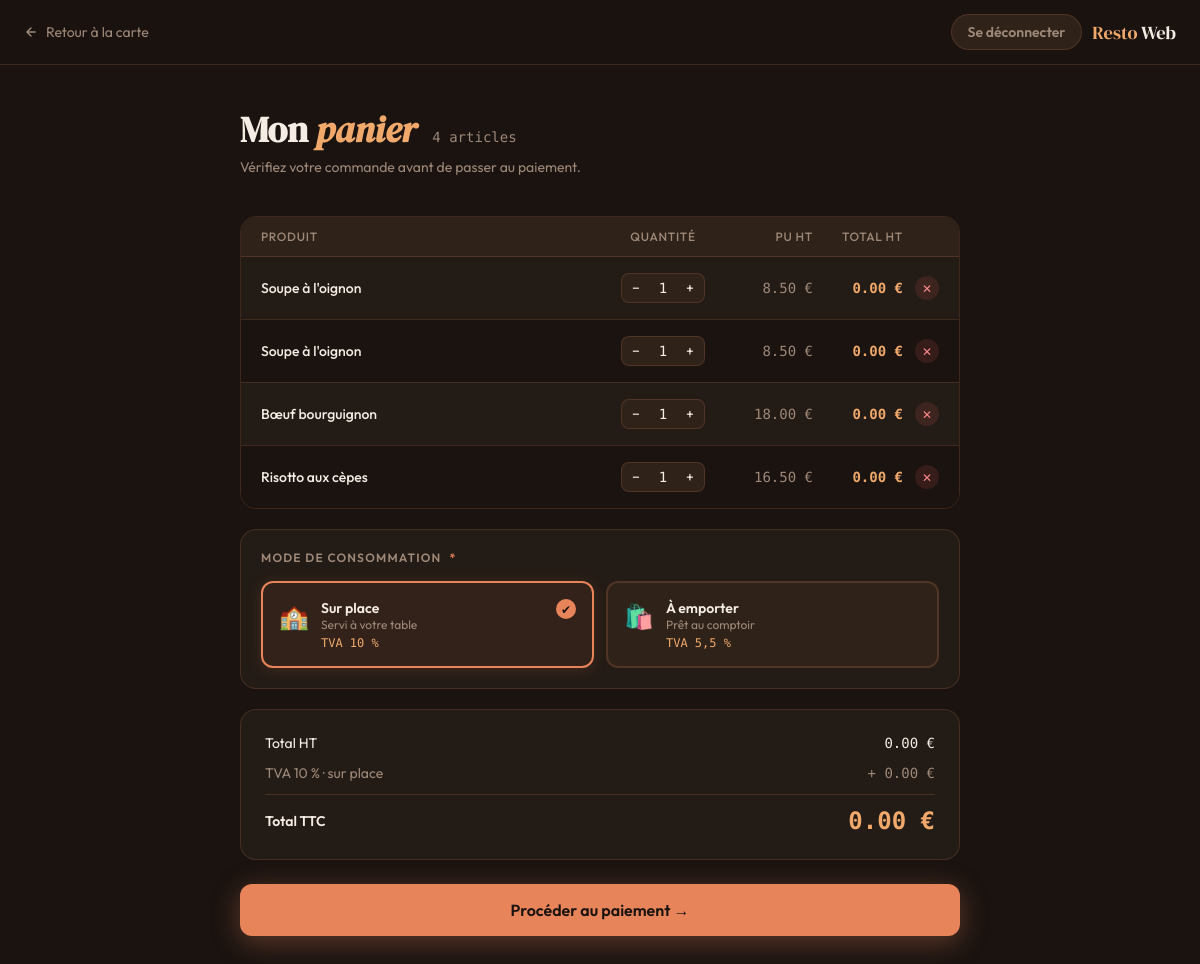
The app's page /site/panier.php (signed in) with its own data.
### tables this page shows
CREATE TABLE ligne_commande(
   id_ligne_commande INT AUTO_INCREMENT,
   qte INT,
   total_ligne_ht DECIMAL(10,2)  ,
   id_commande INT NOT NULL,
   id_produit INT NOT NULL,
   PRIMARY KEY(id_ligne_commande),
   FOREIGN KEY(id_commande) REFERENCES commande(id_commande),
   FOREIGN KEY(id_produit) REFERENCES produit(id_produit)
);

CREATE TABLE produit(
   id_produit INT AUTO_INCREMENT,
   libelle VARCHAR(255) ,
   prix_ht DECIMAL(10,2)  ,
   description VARCHAR(255),
   categorie   VARCHAR(50),
   image       VARCHAR(255),
   PRIMARY KEY(id_produit)
);

CREATE TABLE commande(
   id_commande INT AUTO_INCREMENT,
   id_etat INT,
   date_commande DATETIME,
   total_commande DECIMAL(10,2)  ,
   type_conso BOOLEAN,
   id_user INT NOT NULL,
   PRIMARY KEY(id_commande),
   FOREIGN KEY(id_user) REFERENCES utilisateur(id_user)
);

### site/panier_functions.php (called while the page is built, shortened)
<?php
function panier_en_cours($dbh, $id_user)
{
  $sth = $dbh->prepare("SELECT * FROM commande WHERE id_user = :id_user AND id_etat = 0 ORDER BY id_commande DESC LIMIT 1");
  $sth->execute(array(':id_user' => $id_user));
  return $sth->fetch(PDO::FETCH_ASSOC);
}
function prix($montant)
{
  return number_format($montant, 2, '.', ' ') . ' €';
}

### site/panier.php (the view, shortened to what this page needs)
<?php
include("db_functions.php");
include("panier_functions.php");
$dbh = db_connect();
$id_user = $_SESSION['id_user'];
$commande = panier_en_cours($dbh, $id_user);
$lignes = array();
if ($commande) {
  $sth = $dbh->prepare("SELECT lc.id_ligne_commande, lc.qte, lc.total_ligne_ht, p.libelle, p.prix_ht
                        FROM ligne_commande lc
                        JOIN produit p ON p.id_produit = lc.id_produit
                        WHERE lc.id_commande = :id_commande
                        ORDER BY lc.id_produit, lc.id_ligne_commande");
  $sth->execute(array(':id_commande' => $commande['id_commande']));
  $lignes = $sth->fetchAll(PDO::FETCH_ASSOC);
}
$nb_articles = 0;
$total_ht    = 0;
foreach ($lignes as $ligne) {
  $nb_articles += $ligne['qte'];
  $total_ht    += $ligne['total_ligne_ht'];
}
$total_ttc  = $commande ? $commande['total_commande'] : 0;
$tva        = $total_ttc - $total_ht;
$type_conso = $commande ? $commande['type_conso'] : 1;
?>
<!DOCTYPE html>
<html lang="fr">
<head>
<link rel="stylesheet" href="css/style.css" />
</head>
<body>
<div id="page-cart" class="page active">
  <header class="topbar">
    <a href="catalogue.php" class="back-link">
      <svg width="14" height="14" viewBox="0 0 24 24" fill="none" stroke="currentColor" stroke-width="2.5" stroke-linecap="round" stroke-linejoin="round">
        <path d="M19 12H5M12 5l-7 7 7 7"/>
      </svg>
      Retour à la carte
    </a>
    <a href="deconnexion.php" class="catalog-cart-btn" style="margin-left: auto; margin-right: 10px; text-decoration:none;">Se déconnecter</a>
    <div class="brand brand-md">
      <span>Resto</span><span> Web</span>
    </div>
  </header>
  <div class="cart-body">
    <div class="cart-title-row">
      <h1>Mon <em>panier</em></h1>
      <?php if ($nb_articles > 0) { ?>
        <span class="cart-count"><?php echo $nb_articles; ?> article<?php if ($nb_articles > 1) echo 's'; ?></span>
      <?php } ?>
    </div>
    <p class="cart-subtitle">Vérifiez votre commande avant de passer au paiement.</p>
    <?php if (count($lignes) == 0) { ?>
      <div class="cart-empty">
        <p class="emoji">🛒</p>
        <p class="title">Votre panier est vide</p>
        <p class="sub">Explorez notre carte et choisissez vos plats.</p>
        <a href="catalogue.php">Voir la carte</a>
      </div>
    <?php } else { ?>
      <div class="cart-table">
        <div class="cart-table-head">
          <span>Produit</span>
          <span class="center">Quantité</span>
          <span class="right">PU HT</span>
          <span class="right">Total HT</span>
          <span></span>
        </div>
        <div id="cart-rows">
          <?php foreach ($lignes as $ligne) { ?>
            <form class="cart-row" method="post" action="panier.php">
              <span class="item-name"><?php echo htmlspecialchars($ligne['libelle']); ?></span>
              <div class="qty-cell">
                <div class="qty-stepper">
                  <button type="submit" name="action" value="moins" title="Retirer un">−</button>
                  <span><?php echo $ligne['qte']; ?></span>
                  <button type="submit" name="action" value="plus" title="Ajouter un">+</button>
                </div>
              </div>
              <span class="price-cell"><?php echo prix($ligne['prix_ht']); ?></span>
              <span class="total-cell"><?php echo prix($ligne['total_ligne_ht']); ?></span>
              <div class="remove-cell">
                <button type="submit" name="action" value="supprimer" class="remove-btn" title="Supprimer">✕</button>
              </div>
            </form>
          <?php } ?>
        </div>
      </div>
      <form class="mode-box" method="post" action="panier.php">
        <p class="mode-label"><span>Mode de consommation</span><span class="req">*</span></p>
        <div class="mode-options">
          <label class="mode-option<?php if ($type_conso == 1) echo ' selected'; ?>">
            <span class="emoji">🏫</span>
            <div class="body">
              <p class="label">Sur place</p>
              <p class="desc">Servi à votre table</p>
              <p class="sub">TVA 10 %</p>
            </div>
            <span class="check">✔</span>
          </label>
          <label class="mode-option<?php if ($type_conso == 0) echo ' selected'; ?>">
            <span class="emoji">🛍️</span>
            <div class="body">
              <p class="label">À emporter</p>
              <p class="desc">Prêt au comptoir</p>
              <p class="sub">TVA 5,5 %</p>
            </div>
          </label>
        </div>
      </form>
      <div class="totals-box">
        <div class="trow">
          <span class="label">Total HT</span>
          <span class="value"><?php echo prix($total_ht); ?></span>
        </div>
        <div class="trow">
          <span class="label muted">TVA <?php echo ($type_conso == 1) ? '10 % · sur place' : '5,5 % · à emporter'; ?></span>
          <span class="value muted">+ <?php echo prix($tva); ?></span>
        </div>
        <div class="trow total-row">
          <span class="label">Total TTC</span>
          <span class="value"><?php echo prix($total_ttc); ?></span>
        </div>
      </div>
      <form method="post" action="panier.php">
        <button type="submit" class="btn-primary cart-pay-btn">Procéder au paiement →</button>
      </form>
    <?php } ?>
  </div>
</div>
</body>
</html>

### site/panier.php (style rules this page uses)
a.back-link { text-decoration: none; }
.cart-row { background: var(--card); }
.cart-row:nth-child(even) { background: var(--background); }
.cart-row + .cart-row { border-top: 1px solid var(--border); }

### records on screen
ligne_commande: id_produit.libelle "Soupe à l'oignon", qte "1", id_produit.prix_ht "8.50 €", total_ligne_ht "0.00 €"
ligne_commande: id_produit.libelle "Soupe à l'oignon", qte "1", id_produit.prix_ht "8.50 €", total_ligne_ht "0.00 €"
ligne_commande: id_produit.libelle "Bœuf bourguignon", qte "1", id_produit.prix_ht "18.00 €", total_ligne_ht "0.00 €"
ligne_commande: id_produit.libelle "Risotto aux cèpes", qte "1", id_produit.prix_ht "16.50 €", total_ligne_ht "0.00 €"
commande: total_commande "0.00 €"

### other values on screen
$nb_articles "4"
prix($total_ht) "0.00 €"
